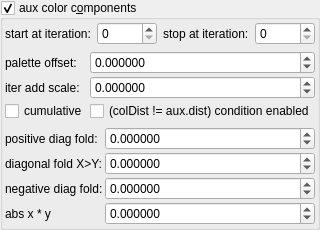
    <widget class="MyGroupBox" name="groupCheck_fold_color_aux_color_enabled_false">
     <property name="title">
      <string>aux color c&amp;omponents</string>
     </property>
     <property name="checkable">
      <bool>true</bool>
     </property>
     <layout class="QVBoxLayout" name="verticalLayout_11">
      <property name="leftMargin">
       <number>2</number>
      </property>
      <property name="topMargin">
       <number>2</number>
      </property>
      <property name="rightMargin">
       <number>2</number>
      </property>
      <property name="bottomMargin">
       <number>2</number>
      </property>
      <item>
       <layout class="QHBoxLayout" name="horizontalLayout_23" stretch="0,1,0,1">
        <item>
         <widget class="QLabel" name="label_103">
          <property name="text">
           <string>start at iteration:</string>
          </property>
         </widget>
        </item>
        <item>
         <widget class="MySpinBox" name="spinboxInt_fold_color_start_iterations_A">
          <property name="sizePolicy">
           <sizepolicy hsizetype="Minimum" vsizetype="Maximum">
            <horstretch>0</horstretch>
            <verstretch>0</verstretch>
           </sizepolicy>
          </property>
          <property name="minimum">
           <number>0</number>
          </property>
          <property name="maximum">
           <number>999</number>
          </property>
          <property name="value">
           <number>0</number>
          </property>
         </widget>
        </item>
        <item>
         <widget class="QLabel" name="label_75">
          <property name="text">
           <string>stop at iteration:</string>
          </property>
         </widget>
        </item>
        <item>
         <widget class="MySpinBox" name="spinboxInt_fold_color_stop_iterations_A">
          <property name="sizePolicy">
           <sizepolicy hsizetype="Preferred" vsizetype="Maximum">
            <horstretch>0</horstretch>
            <verstretch>0</verstretch>
           </sizepolicy>
          </property>
          <property name="maximum">
           <number>999</number>
          </property>
         </widget>
        </item>
       </layout>
      </item>
      <item>
       <layout class="QGridLayout" name="gridLayout_29" columnstretch="0,1">
        <property name="spacing">
         <number>2</number>
        </property>
        <item row="1" column="1">
         <widget class="MyDoubleSpinBox" name="spinbox_fold_color_difs0">
          <property name="sizePolicy">
           <sizepolicy hsizetype="Minimum" vsizetype="Maximum">
            <horstretch>0</horstretch>
            <verstretch>0</verstretch>
           </sizepolicy>
          </property>
          <property name="prefix">
           <string/>
          </property>
          <property name="suffix">
           <string/>
          </property>
          <property name="decimals">
           <number>6</number>
          </property>
          <property name="minimum">
           <double>-99.998999999999995</double>
          </property>
          <property name="maximum">
           <double>99.998999999999995</double>
          </property>
          <property name="singleStep">
           <double>0.100000000000000</double>
          </property>
         </widget>
        </item>
        <item row="0" column="0">
         <widget class="QLabel" name="label_20">
          <property name="text">
           <string>palette offset:</string>
          </property>
         </widget>
        </item>
        <item row="1" column="0">
         <widget class="QLabel" name="label_17">
          <property name="text">
           <string>iter add scale:</string>
          </property>
         </widget>
        </item>
        <item row="2" column="0">
         <widget class="MyCheckBox" name="checkBox_fold_color_aux_color_enabledB_false">
          <property name="text">
           <string notr="true">cumulative</string>
          </property>
         </widget>
        </item>
        <item row="2" column="1">
         <widget class="MyCheckBox" name="checkBox_fold_color_aux_color_enabledA">
          <property name="text">
           <string notr="true">(colDist != aux.dist) condition enabled</string>
          </property>
         </widget>
        </item>
        <item row="0" column="1">
         <widget class="MyDoubleSpinBox" name="spinbox4_fold_color_difs_0000_w">
          <property name="sizePolicy">
           <sizepolicy hsizetype="Minimum" vsizetype="Maximum">
            <horstretch>0</horstretch>
            <verstretch>0</verstretch>
           </sizepolicy>
          </property>
          <property name="prefix">
           <string/>
          </property>
          <property name="suffix">
           <string/>
          </property>
          <property name="decimals">
           <number>6</number>
          </property>
          <property name="minimum">
           <double>-100.000000000000000</double>
          </property>
          <property name="maximum">
           <double>100.000000000000000</double>
          </property>
          <property name="singleStep">
           <double>0.100000000000000</double>
          </property>
         </widget>
        </item>
       </layout>
      </item>
      <item>
       <layout class="QGridLayout" name="gridLayout_30" columnstretch="0,1">
        <property name="spacing">
         <number>2</number>
        </property>
        <item row="2" column="1">
         <widget class="MyDoubleSpinBox" name="spinbox4_fold_color_difs_0000_z">
          <property name="sizePolicy">
           <sizepolicy hsizetype="Minimum" vsizetype="Maximum">
            <horstretch>0</horstretch>
            <verstretch>0</verstretch>
           </sizepolicy>
          </property>
          <property name="prefix">
           <string/>
          </property>
          <property name="suffix">
           <string/>
          </property>
          <property name="decimals">
           <number>6</number>
          </property>
          <property name="minimum">
           <double>-100.000000000000000</double>
          </property>
          <property name="maximum">
           <double>100.000000000000000</double>
          </property>
          <property name="singleStep">
           <double>0.100000000000000</double>
          </property>
         </widget>
        </item>
        <item row="0" column="1">
         <widget class="MyDoubleSpinBox" name="spinbox4_fold_color_difs_0000_x">
          <property name="sizePolicy">
           <sizepolicy hsizetype="Minimum" vsizetype="Maximum">
            <horstretch>0</horstretch>
            <verstretch>0</verstretch>
           </sizepolicy>
          </property>
          <property name="prefix">
           <string/>
          </property>
          <property name="suffix">
           <string/>
          </property>
          <property name="decimals">
           <number>6</number>
          </property>
          <property name="minimum">
           <double>-100.000000000000000</double>
          </property>
          <property name="maximum">
           <double>100.000000000000000</double>
          </property>
          <property name="singleStep">
           <double>0.100000000000000</double>
          </property>
         </widget>
        </item>
        <item row="1" column="0">
         <widget class="QLabel" name="label_53">
          <property name="text">
           <string>diagonal fold X&gt;Y:</string>
          </property>
         </widget>
        </item>
        <item row="0" column="0">
         <widget class="QLabel" name="label_58">
          <property name="text">
           <string>positive diag fold:</string>
          </property>
         </widget>
        </item>
        <item row="1" column="1">
         <widget class="MyDoubleSpinBox" name="spinbox4_fold_color_difs_0000_y">
          <property name="sizePolicy">
           <sizepolicy hsizetype="Minimum" vsizetype="Maximum">
            <horstretch>0</horstretch>
            <verstretch>0</verstretch>
           </sizepolicy>
          </property>
          <property name="prefix">
           <string/>
          </property>
          <property name="suffix">
           <string/>
          </property>
          <property name="decimals">
           <number>6</number>
          </property>
          <property name="minimum">
           <double>-100.000000000000000</double>
          </property>
          <property name="maximum">
           <double>100.000000000000000</double>
          </property>
          <property name="singleStep">
           <double>0.100000000000000</double>
          </property>
         </widget>
        </item>
        <item row="2" column="0">
         <widget class="QLabel" name="label_56">
          <property name="text">
           <string>negative diag fold:</string>
          </property>
         </widget>
        </item>
        <item row="3" column="0">
         <widget class="QLabel" name="label_57">
          <property name="text">
           <string>abs x * y</string>
          </property>
         </widget>
        </item>
        <item row="3" column="1">
         <widget class="MyDoubleSpinBox" name="spinbox_transf_offsetE_0">
          <property name="enabled">
           <bool>true</bool>
          </property>
          <property name="sizePolicy">
           <sizepolicy hsizetype="Minimum" vsizetype="Maximum">
            <horstretch>0</horstretch>
            <verstretch>0</verstretch>
           </sizepolicy>
          </property>
          <property name="prefix">
           <string/>
          </property>
          <property name="suffix">
           <string/>
          </property>
          <property name="decimals">
           <number>6</number>
          </property>
          <property name="minimum">
           <double>-99.989999999999995</double>
          </property>
          <property name="maximum">
           <double>99.989999999999995</double>
          </property>
          <property name="singleStep">
           <double>0.100000000000000</double>
          </property>
         </widget>
        </item>
       </layout>
      </item>
     </layout>
    </widget>
